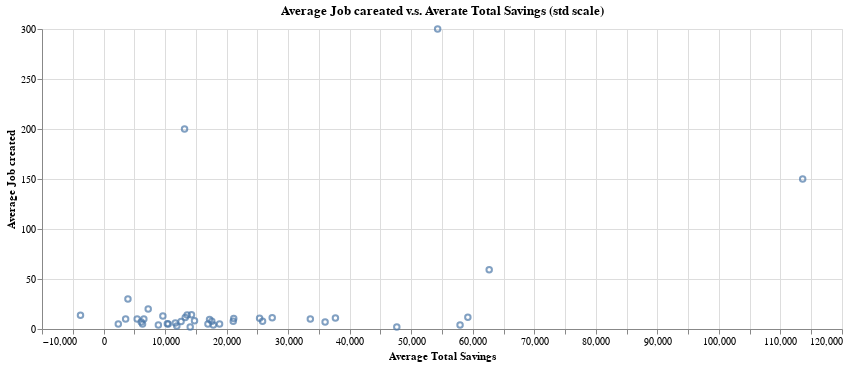

The notebook cell saved with this chart:
### Markdown cell above
1. scatter plot of jobs created versus average savings. Use both a standard and a logarithmic scale for the average savings.

2. histogram of the log of the average total savings.

3. line plot of the total jobs created for each month.

### Code cell
# plot the Average Job careated v.s. Averate Total Savings (std scale)
import altair as alt
alt.Chart(df_byNTA)\
.mark_point()\
.encode(x='Average Total Savings',y='Average Job created')\
.properties(title='Average Job careated v.s. Averate Total Savings (std scale)',
           width=800,
        height=300)

### Figure 1 — Vega-Lite specification as saved in the notebook (floating-point values rounded to 4 significant figures)
{"config": {"view": {"continuousWidth": 300, "continuousHeight": 300}}, "data": {"name": "data-99d0ca8732fa6ddad6b16026ffd36e5f"}, "mark": {"type": "point"}, "encoding": {"x": {"field": "Average Total Savings", "type": "quantitative"}, "y": {"field": "Average Job created", "type": "quantitative"}}, "height": 300, "title": "Average Job careated v.s. Averate Total Savings (std scale)", "width": 800, "$schema": "https://vega.github.io/schema/vega-lite/v5.8.0.json", "datasets": {"data-99d0ca8732fa6ddad6b16026ffd36e5f": [{"Neighborhood Tabulation Area (NTA) (2020)": "BK0101", "business count per NTA": 78, "Average Total Savings": 10370.0, "Average Job created": 5.333}, {"Neighborhood Tabulation Area (NTA) (2020)": "BK0102", "business count per NTA": 9, "Average Total Savings": 12600.0, "Average Job created": 7.5}, {"Neighborhood Tabulation Area (NTA) (2020)": "BK0103", "business count per NTA": 7, "Average Total Savings": 19150.0, "Average Job created": null}, {"Neighborhood Tabulation Area (NTA) (2020)": "BK0104", "business count per NTA": 104, "Average Total Savings": 21160.0, "Average Job created": 10.39}, {"Neighborhood Tabulation Area (NTA) (2020)": "BK0201", "business count per NTA": 11, "Average Total Savings": 15100.0, "Average Job created": null}, {"Neighborhood Tabulation Area (NTA) (2020)": "BK0202", "business count per NTA": 39, "Average Total Savings": 74010.0, "Average Job created": null}, {"Neighborhood Tabulation Area (NTA) (2020)": "BK0203", "business count per NTA": 8, "Average Total Savings": 54290.0, "Average Job created": 300.0}, {"Neighborhood Tabulation Area (NTA) (2020)": "BK0261", "business count per NTA": 40, "Average Total Savings": 12880.0, "Average Job created": null}, {"Neighborhood Tabulation Area (NTA) (2020)": "BK0301", "business count per NTA": 12, "Average Total Savings": 57930.0, "Average Job created": 4.0}, {"Neighborhood Tabulation Area (NTA) (2020)": "BK0401", "business count per NTA": 7, "Average Total Savings": 6129.0, "Average Job created": 7.0}, {"Neighborhood Tabulation Area (NTA) (2020)": "BK0502", "business count per NTA": 21, "Average Total Savings": 13810.0, "Average Job created": null}, {"Neighborhood Tabulation Area (NTA) (2020)": "BK0503", "business count per NTA": 27, "Average Total Savings": 62670.0, "Average Job created": 59.29}, {"Neighborhood Tabulation Area (NTA) (2020)": "BK0504", "business count per NTA": 6, "Average Total Savings": 35060.0, "Average Job created": null}, {"Neighborhood Tabulation Area (NTA) (2020)": "BK0601", "business count per NTA": 84, "Average Total Savings": 25360.0, "Average Job created": 10.78}, {"Neighborhood Tabulation Area (NTA) (2020)": "BK0701", "business count per NTA": 5, "Average Total Savings": 68500.0, "Average Job created": null}, {"Neighborhood Tabulation Area (NTA) (2020)": "BK0702", "business count per NTA": 259, "Average Total Savings": 17600.0, "Average Job created": 7.667}, {"Neighborhood Tabulation Area (NTA) (2020)": "BK0802", "business count per NTA": 44, "Average Total Savings": 3621.0, "Average Job created": null}, {"Neighborhood Tabulation Area (NTA) (2020)": "BK1202", "business count per NTA": 7, "Average Total Savings": 9643.0, "Average Job created": 13.0}, {"Neighborhood Tabulation Area (NTA) (2020)": "BK1302", "business count per NTA": 5, "Average Total Savings": 36410.0, "Average Job created": null}, {"Neighborhood Tabulation Area (NTA) (2020)": "BK1403", "business count per NTA": 7, "Average Total Savings": 388900.0, "Average Job created": null}, {"Neighborhood Tabulation Area (NTA) (2020)": "BK1602", "business count per NTA": 18, "Average Total Savings": -3744.0, "Average Job created": 13.75}, {"Neighborhood Tabulation Area (NTA) (2020)": "BK1701", "business count per NTA": 5, "Average Total Savings": 12050.0, "Average Job created": null}, {"Neighborhood Tabulation Area (NTA) (2020)": "BK1702", "business count per NTA": 9, "Average Total Savings": 37680.0, "Average Job created": 11.0}, {"Neighborhood Tabulation Area (NTA) (2020)": "BK1704", "business count per NTA": 5, "Average Total Savings": 484.3, "Average Job created": null}, {"Neighborhood Tabulation Area (NTA) (2020)": "BK1801", "business count per NTA": 5, "Average Total Savings": 611.0, "Average Job created": null}, {"Neighborhood Tabulation Area (NTA) (2020)": "BK1803", "business count per NTA": 9, "Average Total Savings": 14780.0, "Average Job created": 8.333}, {"Neighborhood Tabulation Area (NTA) (2020)": "BX0101", "business count per NTA": 58, "Average Total Savings": 17230.0, "Average Job created": 9.636}, {"Neighborhood Tabulation Area (NTA) (2020)": "BX0201", "business count per NTA": 119, "Average Total Savings": 21080.0, "Average Job created": 7.824}, {"Neighborhood Tabulation Area (NTA) (2020)": "BX0302", "business count per NTA": 10, "Average Total Savings": 36010.0, "Average Job created": 7.0}, {"Neighborhood Tabulation Area (NTA) (2020)": "BX0703", "business count per NTA": 10, "Average Total Savings": 327200.0, "Average Job created": null}, {"Neighborhood Tabulation Area (NTA) (2020)": "BX1001", "business count per NTA": 17, "Average Total Savings": 10510.0, "Average Job created": 5.0}, {"Neighborhood Tabulation Area (NTA) (2020)": "BX1102", "business count per NTA": 8, "Average Total Savings": 726300.0, "Average Job created": null}, {"Neighborhood Tabulation Area (NTA) (2020)": "BX1161", "business count per NTA": 9, "Average Total Savings": 13160.0, "Average Job created": 200.0}, {"Neighborhood Tabulation Area (NTA) (2020)": "BX1202", "business count per NTA": 7, "Average Total Savings": 20570.0, "Average Job created": null}, {"Neighborhood Tabulation Area (NTA) (2020)": "MN0101", "business count per NTA": 30, "Average Total Savings": 431100.0, "Average Job created": null}, {"Neighborhood Tabulation Area (NTA) (2020)": "MN0102", "business count per NTA": 15, "Average Total Savings": 47660.0, "Average Job created": 2.0}, {"Neighborhood Tabulation Area (NTA) (2020)": "MN0401", "business count per NTA": 16, "Average Total Savings": 16970.0, "Average Job created": 5.0}, {"Neighborhood Tabulation Area (NTA) (2020)": "MN0501", "business count per NTA": 6, "Average Total Savings": 17840.0, "Average Job created": 4.0}, {"Neighborhood Tabulation Area (NTA) (2020)": "MN0502", "business count per NTA": 10, "Average Total Savings": 33840.0, "Average Job created": null}, {"Neighborhood Tabulation Area (NTA) (2020)": "MN0902", "business count per NTA": 49, "Average Total Savings": 2398.0, "Average Job created": 5.0}, {"Neighborhood Tabulation Area (NTA) (2020)": "MN1001", "business count per NTA": 5, "Average Total Savings": 20200.0, "Average Job created": null}, {"Neighborhood Tabulation Area (NTA) (2020)": "MN1102", "business count per NTA": 16, "Average Total Savings": 8909.0, "Average Job created": 4.0}, {"Neighborhood Tabulation Area (NTA) (2020)": "MN1201", "business count per NTA": 5, "Average Total Savings": 1442.0, "Average Job created": null}, {"Neighborhood Tabulation Area (NTA) (2020)": "QN0101", "business count per NTA": 37, "Average Total Savings": 14290.0, "Average Job created": 14.29}, {"Neighborhood Tabulation Area (NTA) (2020)": "QN0103", "business count per NTA": 16, "Average Total Savings": 14080.0, "Average Job created": 2.0}, {"Neighborhood Tabulation Area (NTA) (2020)": "QN0104", "business count per NTA": 11, "Average Total Savings": 25840.0, "Average Job created": 7.667}, {"Neighborhood Tabulation Area (NTA) (2020)": "QN0105", "business count per NTA": 87, "Average Total Savings": 59200.0, "Average Job created": 11.67}, {"Neighborhood Tabulation Area (NTA) (2020)": "QN0161", "business count per NTA": 20, "Average Total Savings": 2489.0, "Average Job created": null}, {"Neighborhood Tabulation Area (NTA) (2020)": "QN0201", "business count per NTA": 176, "Average Total Savings": 27410.0, "Average Job created": 11.14}, {"Neighborhood Tabulation Area (NTA) (2020)": "QN0202", "business count per NTA": 174, "Average Total Savings": 13590.0, "Average Job created": 13.89}, {"Neighborhood Tabulation Area (NTA) (2020)": "QN0203", "business count per NTA": 22, "Average Total Savings": 6549.0, "Average Job created": 10.0}, {"Neighborhood Tabulation Area (NTA) (2020)": "QN0261", "business count per NTA": 7, "Average Total Savings": 3965.0, "Average Job created": 30.0}, {"Neighborhood Tabulation Area (NTA) (2020)": "QN0402", "business count per NTA": 11, "Average Total Savings": 18860.0, "Average Job created": 5.0}, {"Neighborhood Tabulation Area (NTA) (2020)": "QN0501", "business count per NTA": 69, "Average Total Savings": 13280.0, "Average Job created": 11.47}, {"Neighborhood Tabulation Area (NTA) (2020)": "QN0502", "business count per NTA": 17, "Average Total Savings": 11910.0, "Average Job created": 3.0}, {"Neighborhood Tabulation Area (NTA) (2020)": "QN0503", "business count per NTA": 10, "Average Total Savings": 5468.0, "Average Job created": 10.0}, {"Neighborhood Tabulation Area (NTA) (2020)": "QN0602", "business count per NTA": 5, "Average Total Savings": 9786.0, "Average Job created": null}, {"Neighborhood Tabulation Area (NTA) (2020)": "QN0701", "business count per NTA": 44, "Average Total Savings": 33600.0, "Average Job created": 10.0}, {"Neighborhood Tabulation Area (NTA) (2020)": "QN0702", "business count per NTA": 5, "Average Total Savings": 96550.0, "Average Job created": null}, {"Neighborhood Tabulation Area (NTA) (2020)": "QN0707", "business count per NTA": 16, "Average Total Savings": 17200.0, "Average Job created": null}, {"Neighborhood Tabulation Area (NTA) (2020)": "QN0902", "business count per NTA": 11, "Average Total Savings": 11660.0, "Average Job created": 6.0}, {"Neighborhood Tabulation Area (NTA) (2020)": "QN0904", "business count per NTA": 12, "Average Total Savings": 1740.0, "Average Job created": null}, {"Neighborhood Tabulation Area (NTA) (2020)": "QN1002", "business count per NTA": 9, "Average Total Savings": 6023.0, "Average Job created": null}, {"Neighborhood Tabulation Area (NTA) (2020)": "QN1201", "business count per NTA": 11, "Average Total Savings": 7259.0, "Average Job created": 20.0}, {"Neighborhood Tabulation Area (NTA) (2020)": "QN1203", "business count per NTA": 5, "Average Total Savings": 16920.0, "Average Job created": null}, {"Neighborhood Tabulation Area (NTA) (2020)": "QN1205", "business count per NTA": 9, "Average Total Savings": 27350.0, "Average Job created": null}, {"Neighborhood Tabulation Area (NTA) (2020)": "QN1303", "business count per NTA": 10, "Average Total Savings": 3592.0, "Average Job created": 10.0}, {"Neighborhood Tabulation Area (NTA) (2020)": "QN1305", "business count per NTA": 5, "Average Total Savings": 166400.0, "Average Job created": null}, {"Neighborhood Tabulation Area (NTA) (2020)": "QN1306", "business count per NTA": 25, "Average Total Savings": 21160.0, "Average Job created": null}, {"Neighborhood Tabulation Area (NTA) (2020)": "SI0106", "business count per NTA": 7, "Average Total Savings": 6338.0, "Average Job created": 5.0}, {"Neighborhood Tabulation Area (NTA) (2020)": "SI0107", "business count per NTA": 15, "Average Total Savings": 113600.0, "Average Job created": 150.0}, {"Neighborhood Tabulation Area (NTA) (2020)": "SI0204", "business count per NTA": 12, "Average Total Savings": 605500.0, "Average Job created": null}]}}
